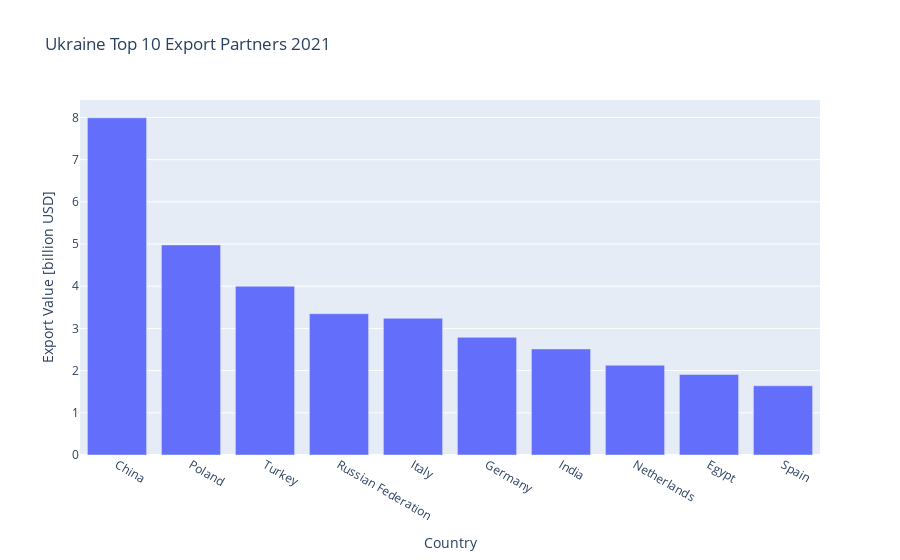

The notebook cell saved with this chart:
### Markdown cell above
**Visualize the data in the following way:**
- Visualize the exports to Ukraine's top 10 partner countries using a bar chart. Make sure that you exlude the partner country "World" from the data. Also make sure that the visualization is well readable and includes a title and axes labels.

### Code cell
df1['tradevalue'] = df1['tradevalue'] / 1e9

px.bar(df1,
    x='pttitle', 
    y='tradevalue', 
    title='Ukraine Top 10 Export Partners 2021',
    labels={'tradevalue': 'Export Value [billion USD]', 'pttitle': 'Country'}
    )

### Figure 1 — Plotly figure (JSON) as saved in the notebook; plotly's stock layout.template omitted (floating-point values rounded to 4 significant figures)
{"data": [{"alignmentgroup": "True", "hovertemplate": "Country=%{x}<br>Export Value [billion USD]=%{y}<extra></extra>", "legendgroup": "", "marker": {"color": "#636efa", "pattern": {"shape": ""}}, "name": "", "offsetgroup": "", "orientation": "v", "showlegend": false, "textposition": "auto", "type": "bar", "x": ["China", "Poland", "Turkey", "Russian Federation", "Italy", "Germany", "India", "Netherlands", "Egypt", "Spain"], "xaxis": "x", "y": [7.992, 4.979, 4.0, 3.349, 3.24, 2.79, 2.514, 2.128, 1.91, 1.64], "yaxis": "y"}], "layout": {"barmode": "relative", "legend": {"tracegroupgap": 0}, "title": {"text": "Ukraine Top 10 Export Partners 2021"}, "xaxis": {"anchor": "y", "domain": [0, 1], "title": {"text": "Country"}}, "yaxis": {"anchor": "x", "domain": [0, 1], "title": {"text": "Export Value [billion USD]"}}}}
